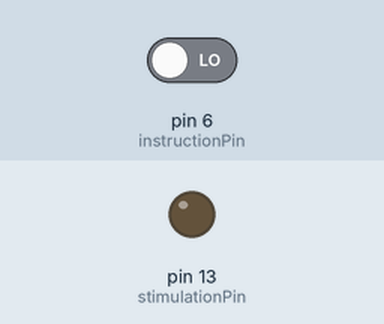
This sketch was run on a simulated Arduino Uno, built with avr-gcc and run on an emulated ATmega328P. Shown: output pins drawn as LEDs (lit = HIGH). Inputs (shaded band) come from the test bench; at power-on: pin 6 (instructionPin) LOW.

Above: at 1.2 s.
1.3 s: pin 6 (instructionPin) driven HIGH
At 1.8 s:
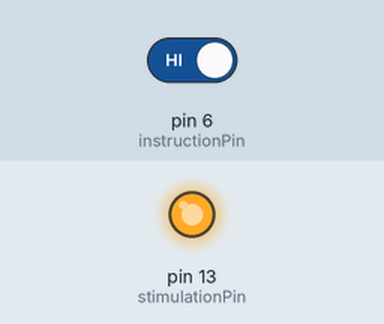
2.8 s: pin 6 (instructionPin) driven LOW
At 4.2 s:
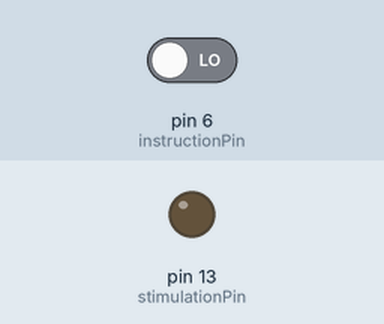
Timing chart, 0 to 5.8 s (numbered marks = the images above; inputs shaded):
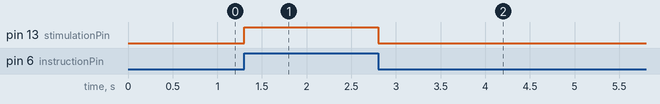

The sketch:

opto_trigger.ino
```cpp
// Trigger Optogenetic stimulation through programmed LED driver

#define instructionPin 6
#define stimulationPin 13

void setup() {
  pinMode(instructionPin,INPUT);   // Receives inputs from Bonsai-connected Arduino
  pinMode(stimulationPin,OUTPUT); // Triggers Output for the programmed LED driver
  Serial.begin(57600);
}

void loop() {
while (digitalRead(instructionPin) == HIGH){
 digitalWrite(stimulationPin, HIGH);   // Bonsai-triggered output to the programmed LED driver
}
  // No output to the programmed LED driver otherwise
digitalWrite(stimulationPin, LOW);
}
```

Measured:
- after the input at 1.3 s, pin 13 (stimulationPin): LOW → HIGH at once
- after the input at 2.8 s, pin 13 (stimulationPin): HIGH → LOW at once
